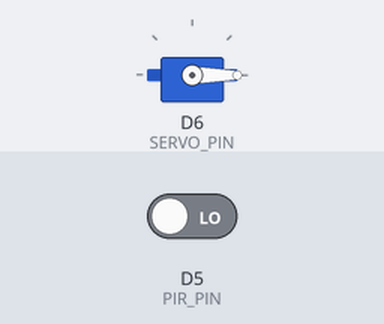
Simulated run of this sketch. Board: ESP8266 (NodeMCU). On the bench: servo. The test bench sets the inputs (shaded band); at power-on: D5 (PIR_PIN) LOW. WiFi joins after 1.5 s; servers stay silent unless stated; the audio player accepts every command and is not drawn; what the sketch prints to the serial monitor is not drawn.

Above: at 3.5 s.
3.6 s: D5 (PIR_PIN) driven HIGH
At 4.8 s:
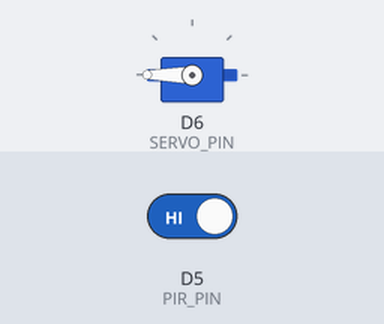
Timing chart, 0 to 6.6 s (numbered marks = the images above; inputs shaded):
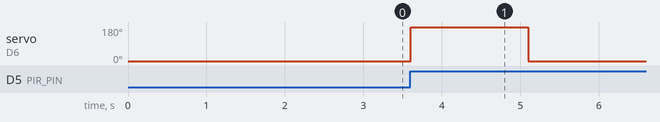

Measured:
- after the input at 3.6 s, servo on D6 (SERVO_PIN): 0° → 180° at once, → 0° 1.5 s later

The sketch:

SmartBijuka.ino
```cpp
/* ============================================================
 * Smart Bijuka — AI-Powered Intelligent Crop Protection System
 * SmartBijuka.ino | Author: Pravash Singh | Version 2.0 | MIT
 * ------------------------------------------------------------
 * Motion (PIR)  ->  Servo scare  +  DFPlayer audio alarm
 *               ->  Blynk IoT mobile notification
 *
 * Libraries (Arduino Library Manager):
 *   Blynk, ESP8266 Servo, DFRobotDFPlayerMini
 * ============================================================ */

#include "config.h"

#include <ESP8266WiFi.h>
#include <BlynkSimpleEsp8266.h>
#include <Servo.h>
#include <SoftwareSerial.h>
#include <DFRobotDFPlayerMini.h>

SoftwareSerial dfSerial(DFPLAYER_TX_PIN, DFPLAYER_RX_PIN);
DFRobotDFPlayerMini dfPlayer;
Servo scareServo;

// Non-blocking scare sequence state machine
enum ScareState : uint8_t { IDLE, SERVO_ACTIVE, SERVO_RETURN, AUDIO_PLAY };
ScareState scareState = IDLE;
unsigned long stateStart = 0;
bool coolingDown = false;
unsigned long cooldownStart = 0;

void enterState(ScareState next) {
  scareState = next;
  stateStart = millis();
}

/* ---------------------------------------------------------- */
void updateScareSequence()
{
  switch (scareState)
  {
  case IDLE:
    return;

  case SERVO_ACTIVE: // servo swung to scare position
    if (millis() - stateStart >= SERVO_MOVE_DELAY)
    {
      scareServo.write(SERVO_HOME_POS);
      enterState(SERVO_RETURN);
    }
    break;

  case SERVO_RETURN: // servo back home -> start audio
    if (millis() - stateStart >= SERVO_MOVE_DELAY)
    {
      dfPlayer.play(AUDIO_TRACK);
      enterState(AUDIO_PLAY);
    }
    break;

  case AUDIO_PLAY: // let the deterrent sound play, then stop
    if (millis() - stateStart >= AUDIO_START_DELAY)
    {
      dfPlayer.stop();
      scareState = IDLE;
      Serial.println("[INFO] Scare sequence complete.");
    }
    break;
  }
}

/* ---------------------------------------------------------- */
void setup()
{
  Serial.begin(9600);
  dfSerial.begin(9600);
  pinMode(PIR_PIN, INPUT);

  Serial.printf("\n[%s v%s] starting...\n", PROJECT_NAME, PROJECT_VERSION);

  scareServo.attach(SERVO_PIN);
  scareServo.write(SERVO_HOME_POS);

  if (dfPlayer.begin(dfSerial))
  {
    dfPlayer.volume(AUDIO_VOLUME);
    Serial.println("[INFO] DFPlayer ready.");
  }
  else
  {
    Serial.println("[ERROR] DFPlayer not found — check wiring/SD card.");
  }

  Blynk.begin(BLYNK_AUTH_TOKEN, WIFI_SSID, WIFI_PASSWORD);
  Serial.println("[INFO] Blynk connected. System armed.\n");
}

/* ---------------------------------------------------------- */
void loop()
{
  Blynk.run();

  // Enter cooldown: skip motion while the scare sequence is busy.
  if (coolingDown && millis() - cooldownStart >= SYSTEM_COOLDOWN)
  {
    coolingDown = false;
    Serial.println("[INFO] System re-armed.");
  }

  updateScareSequence();

  if (!coolingDown && scareState == IDLE && digitalRead(PIR_PIN) == HIGH)
  {
    coolingDown = true;
    cooldownStart = millis();
    triggerScare();
  }
}

/* ---------------------------------------------------------- */
void triggerScare()
{
  Serial.println("[EVENT] Motion detected — activating deterrents.");

  // 1. Servo scare sweep (non-blocking, driven by updateScareSequence)
  scareServo.write(SERVO_ACTIVE_POS);
  enterState(SERVO_ACTIVE);

  // 2. Mobile notification — sent immediately so Wi-Fi hiccups
  //    never delay the alert to the farmer.
  Blynk.logEvent("animal_alert", "⚠ Animal detected near crops!");
}
```

config.h
```cpp
// (licence header left out)
#ifndef CONFIG_H
#define CONFIG_H

#define PROJECT_NAME "Smart Bijuka"
#define PROJECT_VERSION "1.0.0"

/* ---- Wi-Fi & Blynk IoT ------------------------------------- */
#define WIFI_SSID "YOUR_WIFI_NAME"
#define WIFI_PASSWORD "YOUR_WIFI_PASSWORD"
#define BLYNK_AUTH_TOKEN "YOUR_AUTH_TOKEN"

/* ---- Pin mapping (ESP8266 NodeMCU) ------------------------- */
#define PIR_PIN D5         // PIR motion sensor OUT
#define SERVO_PIN D6       // MG996R signal
#define DFPLAYER_RX_PIN D1 // ESP  -> DFPlayer (1000Ω series)
#define DFPLAYER_TX_PIN D2 // DFPlayer -> ESP

/* ---- Servo -------------------------------------------------- */
#define SERVO_HOME_POS 0     // idle angle (degrees)
#define SERVO_ACTIVE_POS 180 // scare angle (degrees)

/* ---- Audio (DFPlayer Mini) ---------------------------------- */
#define AUDIO_TRACK 1   // track 0001.mp3 on SD card
#define AUDIO_VOLUME 20 // 0–30

/* ---- Timing (ms) -------------------------------------------- */
#define AUDIO_START_DELAY 3000
#define SERVO_MOVE_DELAY 1500
#define SYSTEM_COOLDOWN 10000 // ignore motion after an alert

#endif
```
